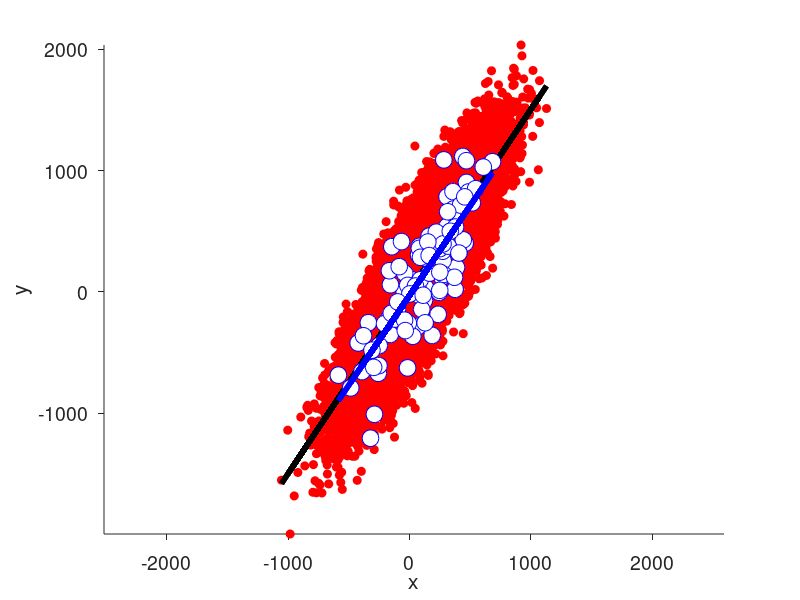
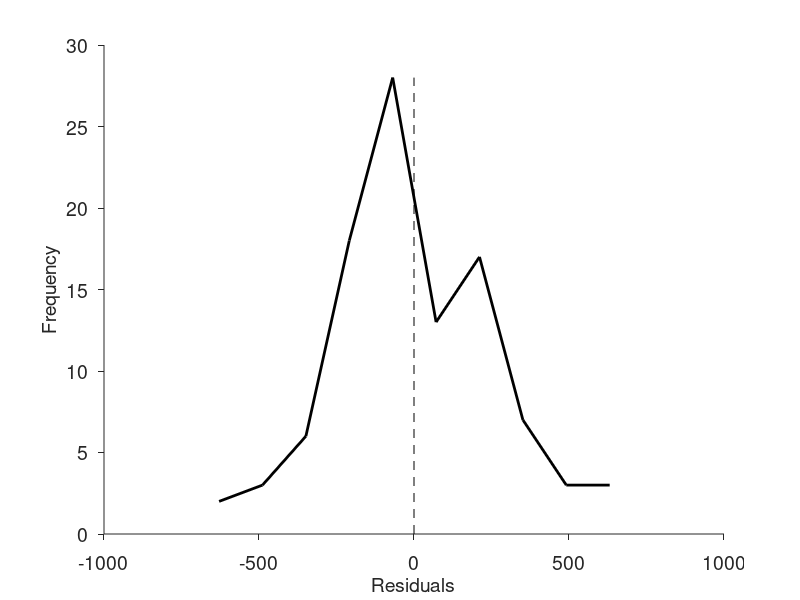

Recreate these plots in MATLAB, in order.
%% 1. Regression. Exploring more complex datasets: two variables, one condition
% Hereafter, we show an example of a slightly more complex data set.
%
% So suppose we have two variables and. For example, suppose we measure
% both the heights and weights of male adults.
% 
% How can we express the relationship between the two variables by
% computing the correlation coefficient. We can use linear regression to
% estimate one variable from the other. Linear regression will go beyond
% correlation because it will allow for predicting values that are not in
% the sample. Prediction is one of the fundamental properties of models. If
% we have a model we are going beyond the data, we can make predictions of
% data we have never collected.
%
% To start with our example we will first simulate a population of linearly
% related data sets, x and y.
%
% Let's generate two samples rapresenting two variables drawn from gaussian
% distributions. The two variables are correlated with eachother. 
n  = 200;   % This is the size of our sample, meaning the number of x values we sample.
sd = 250; % We add noise alittle bit more variable that default
close all

% Hereafter we will introduce the concept of population. A populations is
% the theoretical pool of data out of which our specific sample is drawn.
% In general a population cannot be measured. But we have a sample and we
% hope for the sample to represent the true population. Some samples are
% better some worse at representng the true population.
%
% We will first simulate a population. Using a "true" model of our choice;
% a straight line.
x = repmat(1:n,n,1)';
x = x + sd*randn(size(x));% We add some new noise to X in the population
a = 1.5; % The slope and 
b = 2;  % the intercept of the true popolation

% Polyval is a function that allows computing polinomials. Here after we
% use the function to make a line.
polynomialOrder  = 1; % This is a parameter for the MatLab function polyval.m 
y = polyval([a b],x,polynomialOrder);
y = y + sd*randn(size(y)); % We add some new noise to Y in the population

% Show the simulated true population.
h = figure('Name','Population and sample data','color','w')
plot(x,y,'ro','MarkerFaceColor','r')
xlabel('x','fontsize',14);
ylabel('y','fontsize',14)
set(gca, ...
    'fontsize',14, ...
    'box','off','tickdir','out')

% Now we show the true model representing the population.
% This means the model used to build the population without added noise.
true_m = polyval([a b],x,polynomialOrder);
hold on
plot(x,true_m,'k-', 'LineWidth',4)
axis equal

%% 2. We can now 'sample' data out of this theoretical population
% We will now sample from the population.
sampleSize      = .25*n; % This is the total number of measurements in x
numObservations = 2; % Observations in y at each x
ind1 = randsample(1:size(x,1),sampleSize);
ind2 = randsample(1:size(x,2),numObservations);
x_sample = x(ind1,ind2);
y_sample = y(ind1,ind2);

% Show the sample.
plot(x_sample,y_sample,'bo','MarkerFaceColor','w','MarkerSize',12)

%% 3. Fit a regression model to the sample.
%
% Next we will fit a regression line to the data in the sample.
% The model, a straight-line, will estimate the slope and intercept
% for the population. TO do so we will find the least-square
ab = polyfit(x_sample,y_sample,polynomialOrder);

% Evaluate the estimated model.
y_hat = polyval(ab,x_sample);

% Show the model fit to the sample.
plot(x_sample,y_hat,'b-','LineWidth',4)
axis equal

%% 4. Correlation and coefficient of determination
%
% We can quantify how correlated two variables x andy are by using the metric
% 'correlation.'
%
% Correlation values lie in the range -1 to 1, where -1 indicates a perfect
% negative linear relationship, 0 indicates no relationship, and 1
% indicates a perfect positive linear relationship. (Note that we are
% using Pearson's product-moment correlation, but there are other variants
% of correlation.)
tmp = corrcoef(x_sample,y_sample); % MatLab has a formula for correlations
r   = tmp(1,2);

% We can now compute the coefficient of determination (R2) of the fitted
% model to the sample data. This number shows the percent of variance in
% the data explained by the model.
R2 = 100 * (1 - (sum((y_sample(:) - y_hat(:)).^2) / sum((y_sample(:) - mean(y_sample(:))).^2)));

%% 5. Next we will compute the residuals of the regression model. 
% If the regression model (a line) is a good model of the population the
% residuals should be centered at 0 and normally distributed.
res = y_hat - y_sample;

figure('name','residuals','color','w')
[y,x] = hist(res(:));
plot(x,y,'k-','linewidth',2)
hold on
plot([0 0],[0 max(y)],'k--')
set(gca, ...
    'fontsize',14, ...
    'box','off','tickdir','out')
ylabel('Frequency','fontsize',14)
xlabel('Residuals','fontsize',14)
text(min(min([x,y]))*.99, ...
     max(max([x y]))*.99, ...
    sprintf('Coefficient of determination (R2): %2.3f\nCorrelation coefficient: %2.3f',R2,r), ...
    'fontsize',14)
